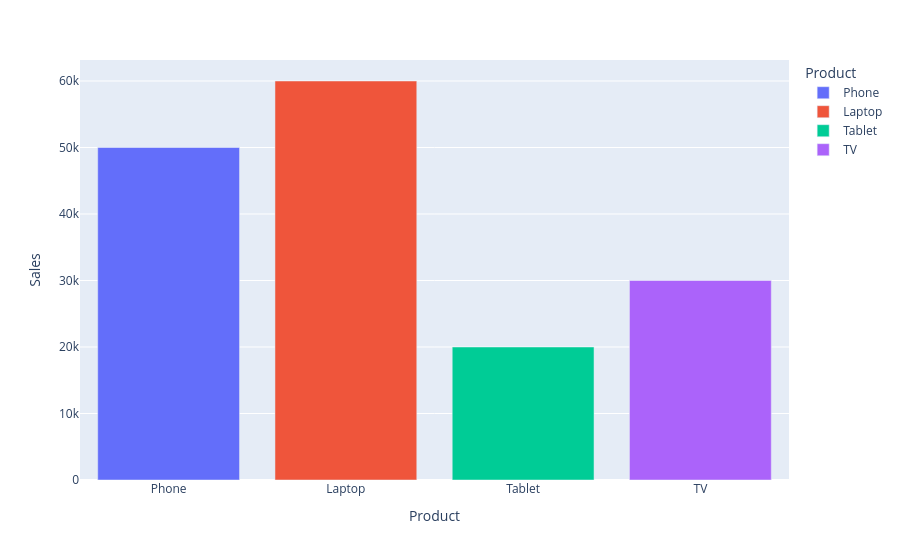

Notebook cell for this chart:
### Code cell
px.bar(df, x="Product", y="Sales", color="Product")

### Figure 1 — Plotly figure (JSON) as saved in the notebook; plotly's stock layout.template omitted (floating-point values rounded to 4 significant figures)
{"data": [{"hovertemplate": "Product=%{x}<br>Sales=%{y}<extra></extra>", "legendgroup": "Phone", "marker": {"color": "#636efa", "pattern": {"shape": ""}}, "name": "Phone", "orientation": "v", "showlegend": true, "textposition": "auto", "type": "bar", "x": ["Phone"], "xaxis": "x", "y": [50000], "yaxis": "y"}, {"hovertemplate": "Product=%{x}<br>Sales=%{y}<extra></extra>", "legendgroup": "Laptop", "marker": {"color": "#EF553B", "pattern": {"shape": ""}}, "name": "Laptop", "orientation": "v", "showlegend": true, "textposition": "auto", "type": "bar", "x": ["Laptop"], "xaxis": "x", "y": [60000], "yaxis": "y"}, {"hovertemplate": "Product=%{x}<br>Sales=%{y}<extra></extra>", "legendgroup": "Tablet", "marker": {"color": "#00cc96", "pattern": {"shape": ""}}, "name": "Tablet", "orientation": "v", "showlegend": true, "textposition": "auto", "type": "bar", "x": ["Tablet"], "xaxis": "x", "y": [20000], "yaxis": "y"}, {"hovertemplate": "Product=%{x}<br>Sales=%{y}<extra></extra>", "legendgroup": "TV", "marker": {"color": "#ab63fa", "pattern": {"shape": ""}}, "name": "TV", "orientation": "v", "showlegend": true, "textposition": "auto", "type": "bar", "x": ["TV"], "xaxis": "x", "y": [30000], "yaxis": "y"}], "layout": {"barmode": "relative", "legend": {"title": {"text": "Product"}, "tracegroupgap": 0}, "margin": {"t": 60}, "xaxis": {"anchor": "y", "categoryarray": ["Phone", "Laptop", "Tablet", "TV"], "categoryorder": "array", "domain": [0, 1], "title": {"text": "Product"}}, "yaxis": {"anchor": "x", "domain": [0, 1], "title": {"text": "Sales"}}}}
